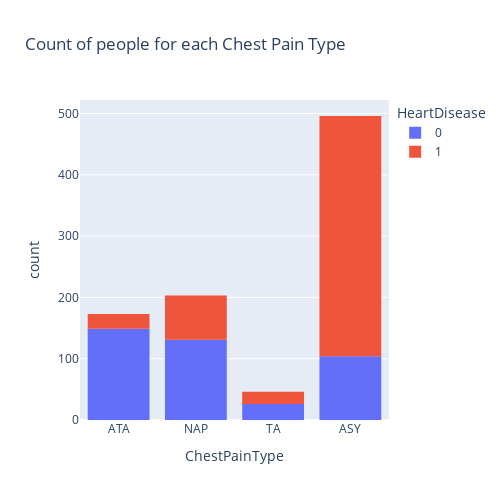

The cell this chart's notebook holds for it:
### Code cell
fig = px.histogram(df, x="ChestPainType", color="HeartDisease",title='Count of people for each Chest Pain Type',width=500, height=500)
fig.show()

### Figure 1 — Plotly figure (JSON) as saved in the notebook; plotly's stock layout.template omitted (floating-point values rounded to 4 significant figures; data arrays with more than 128 entries replaced by an {"elided": "..."} marker saying what was removed)
{"data": [{"alignmentgroup": "True", "bingroup": "x", "hovertemplate": "HeartDisease=0<br>ChestPainType=%{x}<br>count=%{y}<extra></extra>", "legendgroup": "0", "marker": {"color": "#636efa", "pattern": {"shape": ""}}, "name": "0", "offsetgroup": "0", "orientation": "v", "showlegend": true, "type": "histogram", "x": {"elided": "410 str values"}, "xaxis": "x", "yaxis": "y"}, {"alignmentgroup": "True", "bingroup": "x", "hovertemplate": "HeartDisease=1<br>ChestPainType=%{x}<br>count=%{y}<extra></extra>", "legendgroup": "1", "marker": {"color": "#EF553B", "pattern": {"shape": ""}}, "name": "1", "offsetgroup": "1", "orientation": "v", "showlegend": true, "type": "histogram", "x": {"elided": "508 str values"}, "xaxis": "x", "yaxis": "y"}], "layout": {"barmode": "relative", "height": 500, "legend": {"title": {"text": "HeartDisease"}, "tracegroupgap": 0}, "title": {"text": "Count of people for each Chest Pain Type"}, "width": 500, "xaxis": {"anchor": "y", "domain": [0, 1], "title": {"text": "ChestPainType"}}, "yaxis": {"anchor": "x", "domain": [0, 1], "title": {"text": "count"}}}}
